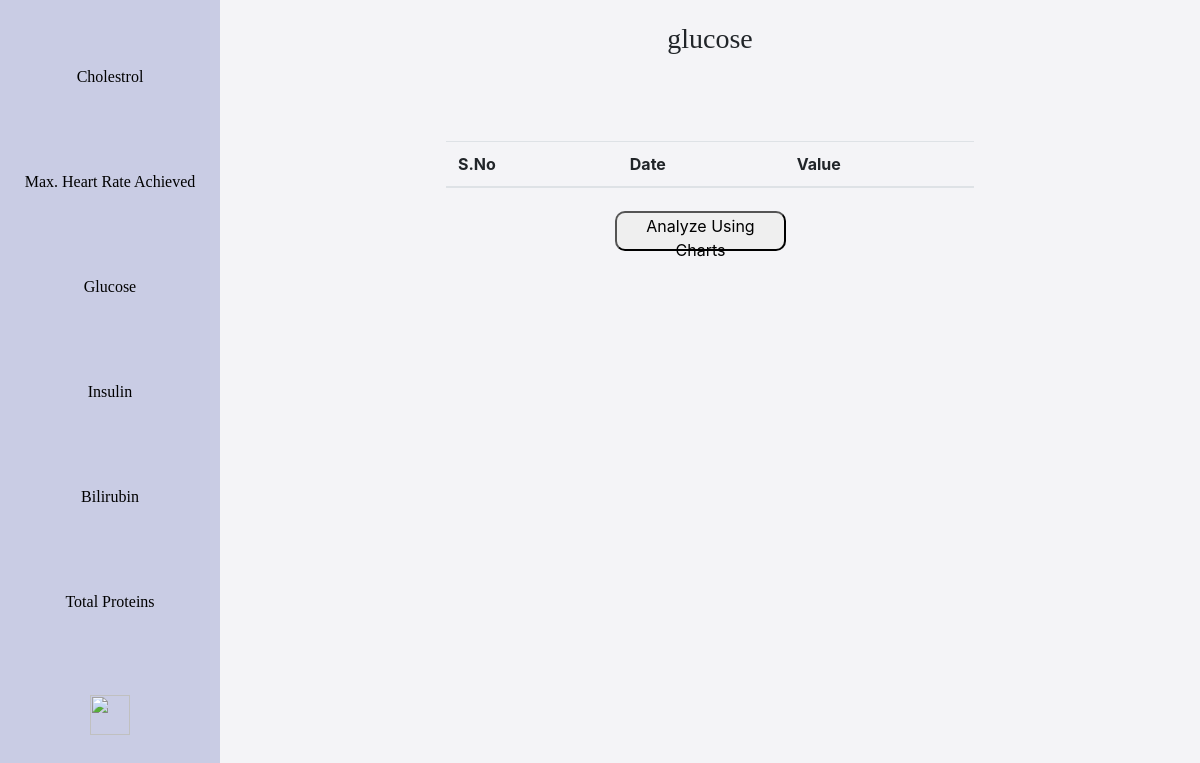
Page /analyze/glucose/ (signed in) on the earlier database version.
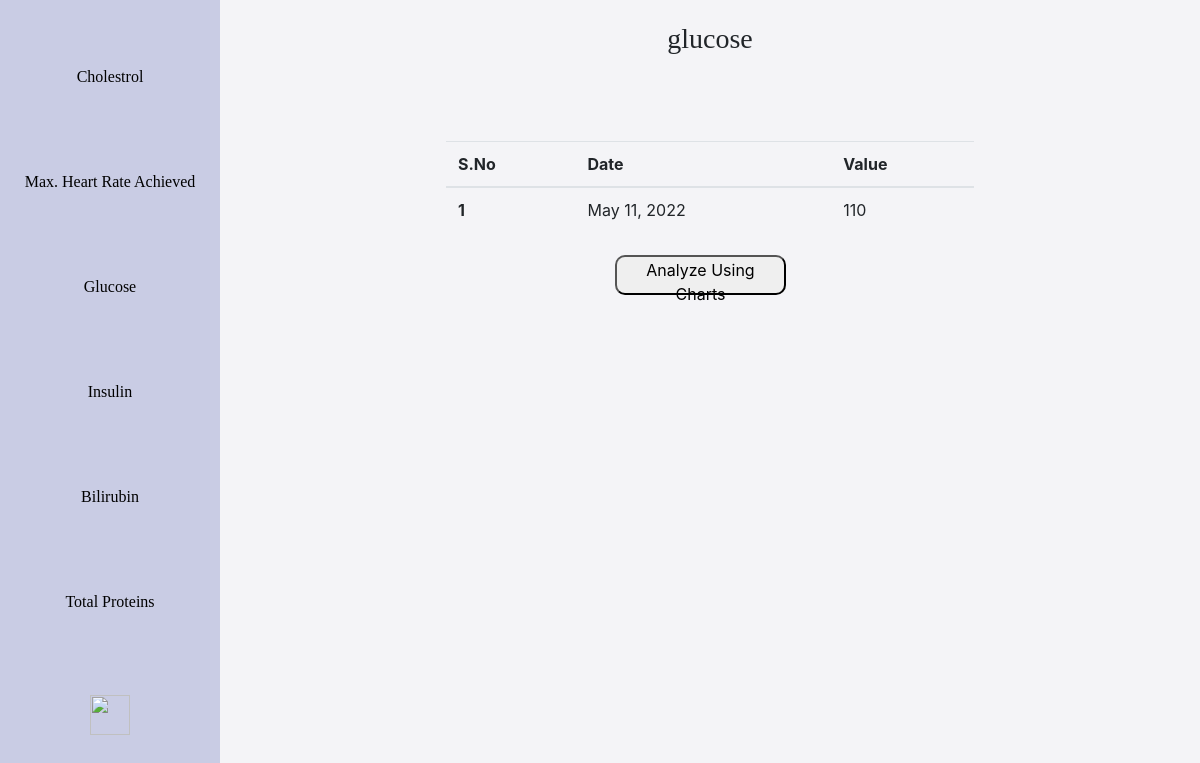
Same page on the later database version.
### backend/models.py (models this page shows, shortened)
class DiabetesPatient(models.Model):
    user = models.ForeignKey(User, on_delete=models.CASCADE)
    glucose = models.CharField(max_length = 3, blank=False)
    blood_pressure = models.CharField(max_length = 3, blank=False)
    insulin = models.CharField(max_length = 3, blank=False)
    body_mass_index = models.CharField(max_length=4, blank=False)
    age = models.CharField(max_length=3, blank=False)
    date = models.DateTimeField(auto_now_add=True)

### backend/views.py (the view, shortened to what this page needs)
# urls.py: path('analyze/<str:parameter>/', views.analyze1, name='analyze'),
@login_required
def analyze1(request, parameter):
    current_user = request.user
    heart_array = HeartPatient.objects.all().filter(user=current_user)
    diabetes_array = DiabetesPatient.objects.all().filter(user=current_user)
    liver_array = LiverPatient.objects.all().filter(user=current_user)
    def foo(arr, x):
        x_arr = []
        date_array = []
        for record in arr:
            if x == "cholesterol":
                x_arr.append(record.cholesterol)
            elif x == "maximum_heart_rate_achieved":
                x_arr.append(record.maximum_heart_rate_achieved)
            elif x == "glucose":
                x_arr.append(record.glucose)
            elif x == "insulin":
                x_arr.append(record.insulin)
            elif x == "bilirubin":
                x_arr.append(record.total_bilirubin)
            elif x == "total_protiens":
                x_arr.append(record.total_protiens)
            date_array.append(record.date.date())
        return [x_arr, date_array]
    context = {}
    test_taken = False
    if parameter == "cholesterol":
        temp = foo(heart_array, 'cholesterol')
        context['value_array'] = temp[0]
        context['date_array'] = temp[1]
        list = zip(temp[0], temp[1])
        context['list'] = list
        context['value'] = 'cholesterol'
        test_taken = True
    elif parameter == "glucose":
        temp = foo(diabetes_array, 'glucose')
        context['value_array'] = temp[0]
        context['date_array'] = temp[1]
        context['list'] = zip(temp[0], temp[1])
        context['value'] = 'glucose'
        test_taken = True
    context['test_taken'] = test_taken
    print(test_taken)
    return render(request,'backend/analyze.html', context)

### backend/templates/backend/analyze.html (shortened to what this page needs)
{% extends "backend/base.html"%}
{% load crispy_forms_tags %}
{% load static %}
{% block content %}
<body>
  <div class="sidebar">
    <a href="{% url 'analyze' 'cholesterol' %}"> Cholestrol </a>
    <a href="{% url 'analyze' 'maxHeartRateAchieved' %}"> Max. Heart Rate Achieved </a>
    <a href="{% url 'analyze' 'glucose' %}"> Glucose </a>
    <a href="{% url 'analyze' 'insulin' %}"> Insulin </a>
    <a href="{% url 'analyze' 'bilirubin' %}"> Bilirubin </a>
    <a href="{% url 'analyze' 'total_protiens' %}"> Total Proteins </a>
    <a href="{% url 'home' %}"> <img src="https://upload.wikimedia.org/wikipedia/commons/thumb/e/e6/Home_Icon.svg/2048px-Home_Icon.svg.png" class="home-img"> </a>
  </div>
  <div class="content">
    <h3>{{value}}</h3>
    {% if list %}
    <table class="table">
      <thead>
        <tr>
          <th scope="col">S.No</th>
          <th scope="col">Date</th>
          <th scope="col">Value</th>
        </tr>
      </thead>
      <tbody>
        {% for date, value in list %}
        <tr>
          <th scope="row">{{forloop.counter}}</th>
          <td>{{value}}</td>
          <td>{{date}}</td>
        </tr>
        {% endfor %}
      </tbody>
    </table>
    <button class="show-chart-btn">Analyze Using Charts</button>
    {% else %}
    <h2> It looks like haven't take the test of the disease which includes this parameter. </h2>
    {% endif %}
  </div>
</body>
{% endblock %}

### backend/templates/backend/base.html (shortened to what this page needs)
{% load static %}
<html>
<head>
    <link rel="stylesheet" href="https://maxcdn.bootstrapcdn.com/bootstrap/4.0.0/css/bootstrap.min.css">
</head>
<body>
        <div>
          {% block content %}{% endblock %}
        </div>
  </body>
</html>

### backend/templates/backend/analyze.html (style rules this page uses)
body { box-sizing: border-box; background-color: #e3e1e95c; height: 100vh; width: 100vw; margin: 0 !important; overflow-x: hidden; overflow-x: auto; }
.sidebar { margin: 0; padding: 0; width: 220px; background-color: #9ba2cf7a; position: fixed; height: 100%; overflow: auto; display: flex; flex-direction: column; justify-content: space-evenly; }
.sidebar a { color: black; text-align: center; padding: 16px; text-decoration: none; font-family: 'Arvo', serif; }
.home-img { width: 40px; height: 40px; }
div.content { margin-left: 220px; padding: 1px 16px; height: 100vh; }
.content h3 { padding-top: 5px; padding-bottom: 5px; margin-top: 2vh; text-align: center; font-family: 'Arvo', serif; }
.table { width: calc(100% - 35vw); margin: auto; margin-top: 10vh ; }
.show-chart-btn { width: 18%; height: 5vh; border-radius: 10px; margin-left: 40%; margin-top: 2.5%; }

Differences in the rows shown:
added DiabetesPatient: list "110"
Other differences:
new list line: "1 May 11, 2022"
